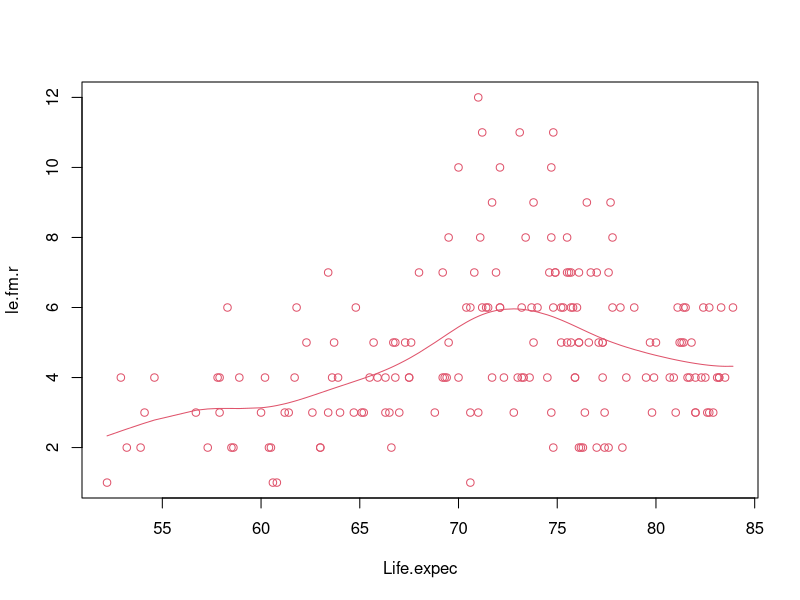
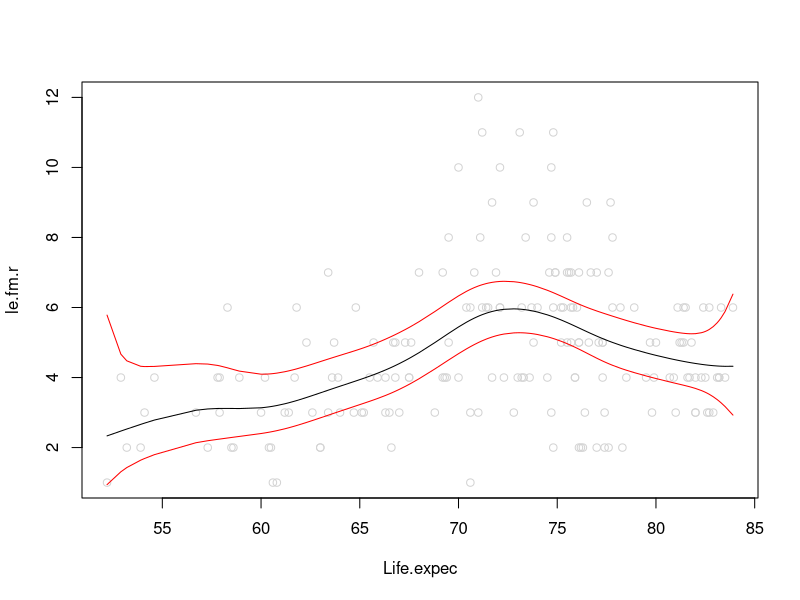

These charts were generated, in order, by the following R code:
## ---- chunk 1
knitr::opts_chunk$set(echo = TRUE)
library(sm)
## ---- chunk 2
h.cv.sm.poisson <- function(x,y,rg.h=NULL,l.h=10,method=loglik.CV){
   cv.h <- numeric(l.h)
   if (is.null(rg.h)){
      hh <- c(h.select(x,y,method="cv"),
              h.select(x,y,method="aicc"))#,hcv(x,y))
      rg.h <- range(hh)*c(1/1.1, 1.5)
   }
   i <- 0
   gr.h <- exp( seq(log(rg.h[1]), log(rg.h[2]), l=l.h))
   for (h in gr.h){
      i <- i+1
      cv.h[i] <- method(x,y,h)
   }
   return(list(h = gr.h, 
               cv.h = cv.h, 
               h.cv = gr.h[which.min(cv.h)]))
}


loglik.CV <- function(x,y,h){
  n <- length(x)
  probs <- sapply(1:n, 
      function(i,x,y,h){
         lambda<-sm.poisson(x=x[-i],y=y[-i],h=h,eval.points=x[i],display="none")$estimate
         return(dpois(y[i],lambda))
      },   x,y,h)
  
  
  return(-sum( log(probs) )/n)
}
## ---- chunk 3
countries<-read.csv2(file="HDI.2017.subset.csv",row.names = 1)

le.fm.r <- round(countries$le.fm)

#Sort them
perm<-order(countries$Life.expec)
Life.expec<-countries$Life.expec[perm]
le.fm.r<-le.fm.r[perm]
## ---- chunk 4
cvRes<-h.cv.sm.poisson(Life.expec,le.fm.r)
cvRes$h.cv
## ---- chunk 5
sm_model<-sm.poisson(Life.expec,le.fm.r,cvRes$h.cv,eval.points=Life.expec)
## ---- chunk 6
plot(Life.expec,le.fm.r, col='lightgrey')
lines(Life.expec, sm_model$estimate)
lines(Life.expec, (sm_model$upper), col = 'red')
lines(Life.expec, (sm_model$lower), col = 'red')
